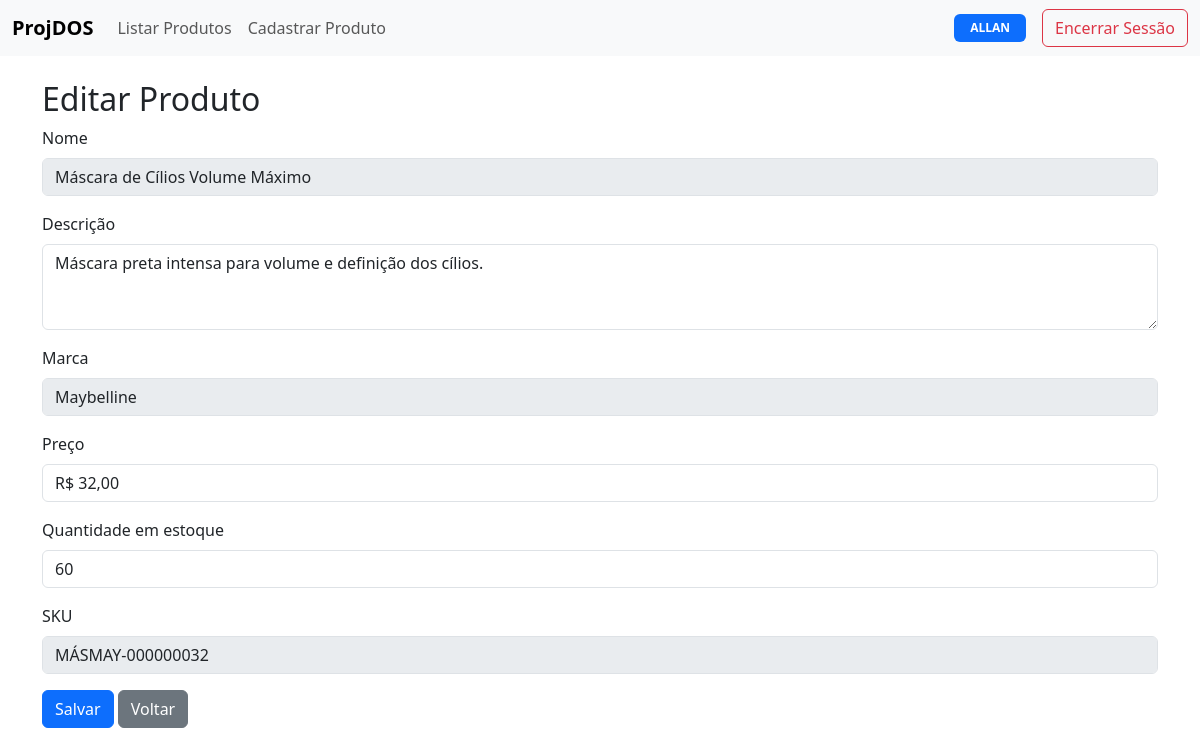
Screenshot of /produtos/editar/32/ (signed in) with the database file from the repository.
### produto/models.py (models this page shows, shortened)
class Produto(models.Model):
    nome = models.CharField(max_length=100)
    descricao = models.TextField(blank=True)
    preco = models.DecimalField(max_digits=10, decimal_places=2)
    saldo_estoque = models.PositiveIntegerField()
    marca = models.CharField(max_length=16, null=False, blank=False)
    sku = models.CharField(max_length=16, unique=True, editable=False)

### produto/views.py (the view, shortened to what this page needs)
# urls.py: path('produtos/editar/<int:produto_id>/', views.editar_produto, name='editar_produto'),
@user_passes_test(is_superuser, login_url=reverse_lazy('listar_produtos'))
@login_required(login_url=reverse_lazy('login'))
def editar_produto(request, produto_id):
    produto = get_object_or_404(Produto, id=produto_id)
    return render(request, 'produto/editar_produto.html', {'produto': produto})

### produto/views.py (called while the page is built)
def is_superuser(user):
    return user.is_superuser

### produto/templates/produto/editar_produto.html (shortened to what this page needs)
{% extends 'base.html' %}
{% load static %}
{% block content %}
  <h2>Editar Produto</h2>
  <form id="editForm" method="POST" action="{% url 'editar_produto' produto.id %}">
    <div class="mb-3">
      <label for="nome" class="form-label">Nome</label>
      <input type="text" class="form-control" id="nome" name="nome" value="{{ produto.nome }}" disabled />
    </div>
    <div class="mb-3">
      <label for="descricao" class="form-label">Descrição</label>
      <textarea class="form-control" id="descricao" name="descricao" rows="3" required>{{ produto.descricao }}</textarea>
    </div>
    <div class="mb-3">
      <label for="marca" class="form-label">Marca</label>
      <input type="text" class="form-control" id="marca" name="marca" value="{{ produto.marca }}" disabled />
    </div>
    <div class="mb-3">
      <label for="preco" class="form-label">Preço</label>
      <input type="text" class="form-control" id="preco" name="preco" value="{{ produto.preco }}" required oninput="formatarMoeda(this)" min="0.01" max="99999.99" />
    </div>
    <div class="mb-3">
      <label for="saldo_estoque" class="form-label">Quantidade em estoque</label>
      <input type="number" class="form-control" id="saldo_estoque" name="saldo_estoque" value="{{ produto.saldo_estoque }}" required min="0" max="99999" oninput="verificarQuantidade(this)" />
    </div>
    <div class="mb-3">
      <label for="sku" class="form-label">SKU</label>
      <input type="text" class="form-control" id="sku" name="sku" value="{{ produto.sku }}" disabled />
    </div>
    <button type="button" class="btn btn-primary" data-bs-toggle="modal" data-bs-target="#confirmSaveModal">Salvar</button>
    <a href="{% url 'listar_produtos' %}" class="btn btn-secondary">Voltar</a>
  </form>
{% endblock %}
{% load static %}

### produto/templates/base.html (shortened to what this page needs)
<!DOCTYPE html>
<html lang="pt-br">
  <head>
    <link href="https://cdn.jsdelivr.net/npm/bootstrap@5.3.6/dist/css/bootstrap.min.css" rel="stylesheet" />
    <link href="https://cdn.datatables.net/1.13.6/css/dataTables.bootstrap5.min.css" rel="stylesheet" />
  </head>
  <body>
    <nav class="navbar navbar-expand-lg bg-body-tertiary mb-4">
      <div class="container-fluid">
        <a class="navbar-brand fw-bold" href="#">ProjDOS</a>
        <div class="collapse navbar-collapse" id="navbarContent">
          <ul class="navbar-nav me-auto mb-2 mb-lg-0">
            <li class="nav-item">
              <a class="nav-link" href="{% url 'listar_produtos' %}">Listar Produtos</a>
            </li>
            <li class="nav-item">
              {% if perms.produto.add_produto %}
                <a class="nav-link" href="{% url 'criar_produto' %}">Cadastrar Produto</a>
              {% endif %}
            </li>
          </ul>
          <div class="d-flex align-items-center ms-auto gap-3">
            <span class="badge text-bg-primary text-uppercase px-3 py-2">{{ user.username }}</span>
            <button type="button" class="btn btn-outline-danger" data-bs-toggle="modal" data-bs-target="#logoutModal">Encerrar Sessão</button>
          </div>
        </div>
      </div>
    </nav>
    <div class="container">
      {% block content %}
      {% endblock %}
    </div>
  </body>
</html>

### rows the page displays
Produto: nome "Máscara de Cílios Volume Máximo", descricao "Máscara preta intensa para volume e definição dos cílios.", marca "Maybelline", preco "R$ 32,00", saldo_estoque "60", sku "MÁSMAY-000000032"

### other values shown
{{ user.username }} "ALLAN"
